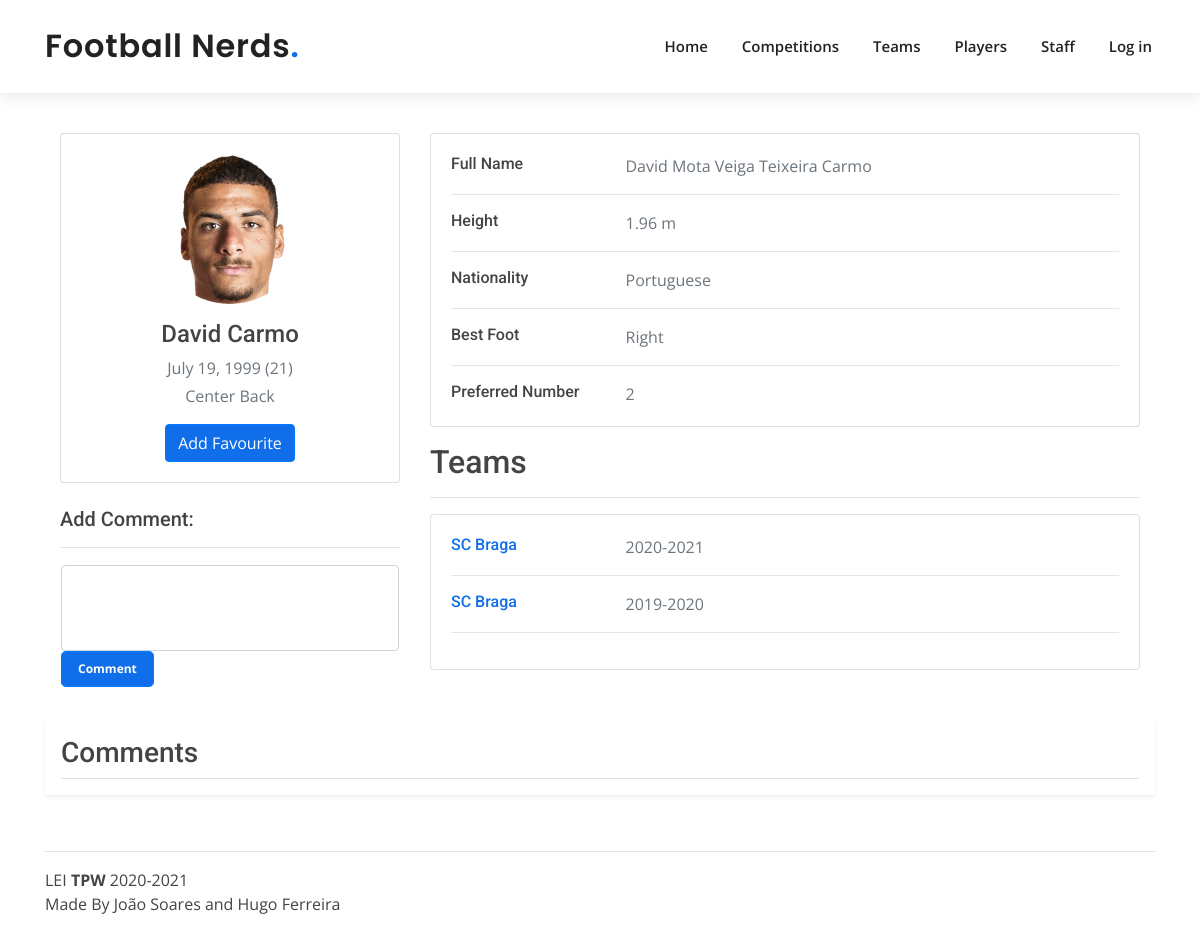
The app's page /players/26, older data.
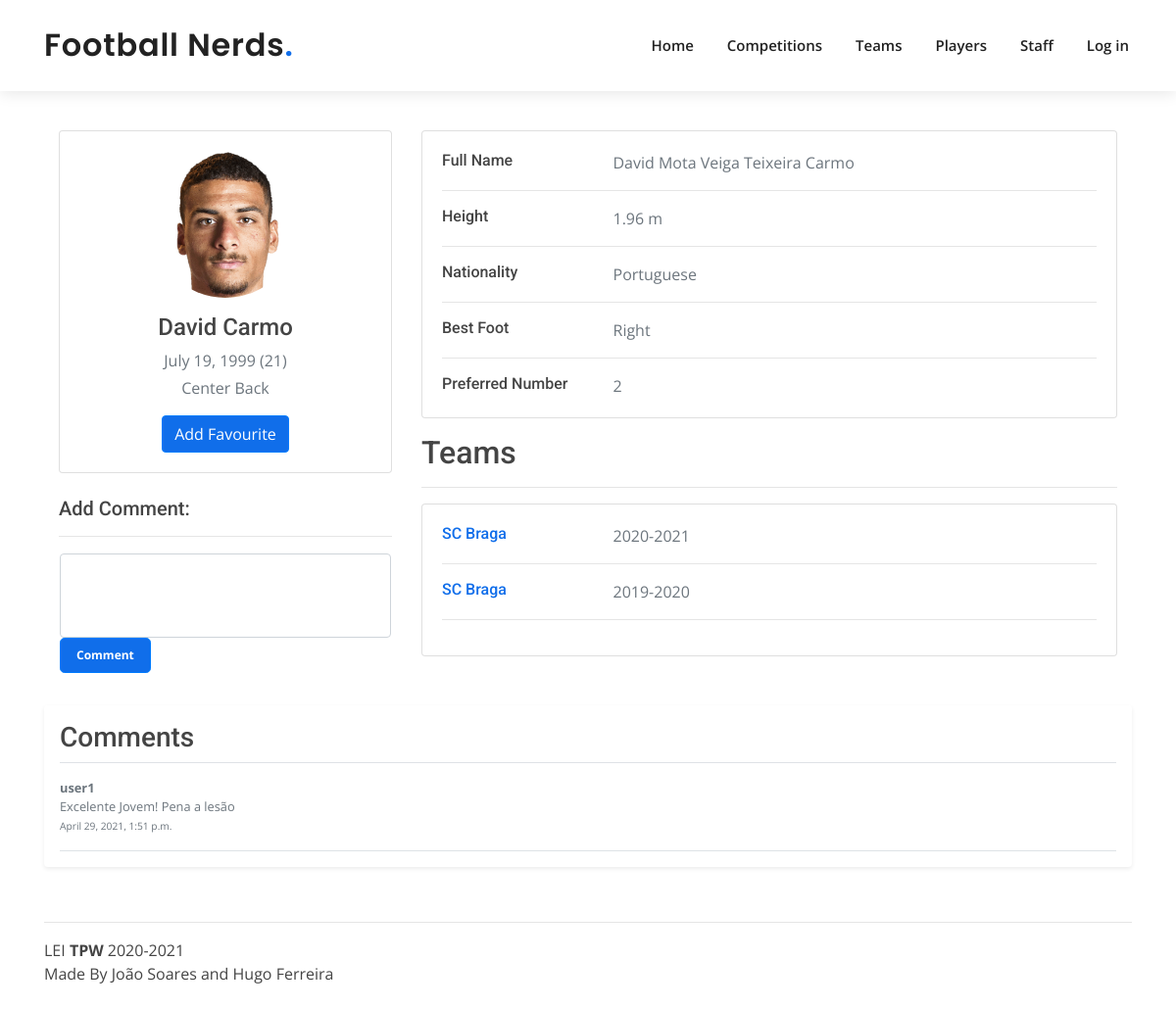
The same page, newer data.
### app/models.py (models this page shows, shortened)
class Player(models.Model):
    POSITION_CHOICES = (
        ('Striker', 'ST-Striker'),
        ('Left Winger', 'LW-Left Winger'),
        ('Right Winger', 'RW-Right Winger'),
        ('Central Attacking Midfielder', 'CAM-Central Attacking Midfielder'),
        ('Central Midfielder', 'CM-Central Midfielder'),
        ('Central Defensive Midfielder', 'CDM-Central Defensive Midfielder'),
        ('Left Back', 'LB-Left Back'),
        ('Right Back', 'RB-Right Back'),
        ('Center Back', 'CB-Center Back'),
        ('Goalkeeper', 'GR-Goalkeeper'),
    )
    BEST_FOOT = (('Left', 'L-Left'), ('Right', 'R-Right'), ('Both', 'B-Both'))
    full_name = models.CharField(max_length=120)
    name = models.CharField(max_length=90)
    birthday = models.DateField()
    height = models.FloatField(validators=[MinValueValidator(0)])
    nationality = models.CharField(max_length=70)
    position = models.CharField(max_length=28, choices=POSITION_CHOICES)
    best_foot = models.CharField(max_length=5, choices=BEST_FOOT)
    preferred_number = models.PositiveIntegerField(validators=[MinValueValidator(1),MaxValueValidator(100)])
    player_img = models.ImageField(upload_to=playerdir, default="players/default_player.png")

class Team(models.Model):
    full_name = models.CharField(max_length=70)
    name = models.CharField(max_length=70)
    abreviated_name = models.CharField(max_length=4)
    founding_year = models.IntegerField()
    club_badge_img = models.ImageField(upload_to=teamdir, default="teams/default_club.png")
    city = models.CharField(max_length=20)
    country = models.CharField(max_length=20)
    players = models.ManyToManyField(Player, through='PlayerPlaysFor')
    formation = models.CharField(max_length=5, validators=[RegexValidator(
        regex='[0-9]{1}-[0-9]{1}-[0-9]{1}',
        message='Season must follow the format number-number-number',
        code='invalid_formation'
    )])

class PlayerPlaysFor(models.Model):
    player = models.ForeignKey(Player, on_delete=models.CASCADE)
    team = models.ForeignKey(Team, on_delete=models.CASCADE)
    season = models.CharField(max_length=9, validators=[RegexValidator(
        regex='[0-9]{4}-[0-9]{4}',
        message='Season must follow the format year-year',
        code='invalid_season'
    )])

class CommentPlayer(models.Model):
    player = models.ForeignKey(Player, on_delete=models.CASCADE)
    user = models.ForeignKey(NormalUser, on_delete=models.CASCADE)
    timeofpost = models.DateTimeField(default=datetime.now)
    comment = models.CharField(max_length=120)

class NormalUser(models.Model):
    user = models.OneToOneField(User, on_delete=models.CASCADE)
    job_football_related = models.BooleanField()
    favouriteplayers = models.ManyToManyField(Player, through='FavouritePlayer')
    favouriteteams = models.ManyToManyField(Team, through='FavouriteTeam')
    favouritecompetitions = models.ManyToManyField(Competition, through='FavouriteCompetition')

### app/views.py (the view, shortened to what this page needs)
# urls.py: path('players/<int:id>', views.player_details, name='player_details'),
def player_details(request, id):
    if not request.user.is_authenticated:
        favouriteplayer = False
        deleteeditbbt = False
    try:
        t_parms = {
            'player': Player.objects.get(id=id),
            'teams': set(Team.objects.filter(playerplaysfor__player_id=id).distinct()),
            'season': PlayerPlaysFor.objects.filter(player_id=id),
            'comments': CommentPlayer.objects.filter(player_id=id),
            'age': int((datetime.date.today() - Player.objects.get(id=id).birthday).days / 365),
            'favouriteplayer': favouriteplayer,
            'formComment': MakeCommentForm(),
            'deleteeditbbt': deleteeditbbt
        }
        return render(request, 'player_details.html', t_parms)
    except:
        return error_render(request, 404, "Player not Found")

### app/forms.py
class MakeCommentForm(forms.Form):
    comment = forms.CharField(widget=forms.Textarea, label='Add Comment')
    fields = ('comment')
    def __init__(self, *args, **kwargs):
        super().__init__(*args, **kwargs)
        for myField in self.fields:
            self.fields[myField].widget.attrs['rows'] = 3
            self.fields[myField].widget.attrs['class'] = 'form-control'
            self.fields[myField].widget.attrs['style'] = 'resize:none'

### templates/player_details.html (shortened to what this page needs)
{% extends 'layout.html' %}
{% load static %}
{% block content %}
<div class="container" style="padding-top: 40px">
    <div class="main-body">
          <div class="row gutters-sm">
            <div class="col-md-4 mb-3">
              <div class="card">
                <div class="card-body">
                  <div class="d-flex flex-column align-items-center text-center">
                    <img src="{% static 'img/' %}{{ player.player_img.url }}" alt="Admin" class="rounded-circle" width="150" height="150">
                    <div class="mt-3">
                      <h4>{{ player.name }}</h4>
                      <p class="text-secondary mb-1">{{ player.birthday }} ({{ age }})</p>
                      <p class="text-muted font-size-sm">{{ player.position }}</p>
                      <form action="{% url 'players' %}{{ player.id }}" method="post" >
                        {% if favouriteplayer %}
                            <button style="background: #106eea;" class="btn btn-primary" name="remove" remove="remove"> Remove Favourite</button>
                        {% else %}
                            <button style="background: #106eea;" class="btn btn-primary" value="add" name="add">Add Favourite</button>
                        {% endif %}
                      </form>
                    </div>
                  </div>
                </div>
              </div>
            <br>
            <h5>{{ formComment.comment.label}}:</h5>
            <hr>
              <div class="card mt-3" style="border-color: white">
                  <form action="{% url 'players' %}{{ player.id }}" method="post">
                      {{ formComment.comment }}
                      <button style="background: #106eea;font-size: 12px; font-weight: bolder;" type="submit" class="btn btn-primary btn-lg">Comment</button>
                  </form>
              </div>
            </div>
            <div class="col-md-8">
              <div class="card mb-3">
                <div class="card-body">
                  <div class="row">
                    <div class="col-sm-3">
                      <h6 class="mb-0">Full Name</h6>
                    </div>
                    <div class="col-sm-9 text-secondary">
                        {{player.full_name}}
                    </div>
                  </div>
                  <hr>
                  <div class="row">
                    <div class="col-sm-3">
                      <h6 class="mb-0">Height</h6>
                    </div>
                    <div class="col-sm-9 text-secondary">
                        {{player.height}} m
                    </div>
                  </div>
                  <hr>
                  <div class="row">
                    <div class="col-sm-3">
                      <h6 class="mb-0">Nationality</h6>
                    </div>
                    <div class="col-sm-9 text-secondary">
                      {{ player.nationality }}
                    </div>
                  </div>
                  <hr>
                  <div class="row">
                    <div class="col-sm-3">
                      <h6 class="mb-0">Best Foot</h6>
                    </div>
                    <div class="col-sm-9 text-secondary">
                      {{ player.best_foot }}
                    </div>
                  </div>
                  <hr>
                  <div class="row">
                    <div class="col-sm-3">
                      <h6 class="mb-0">Preferred Number</h6>
                    </div>
                    <div class="col-sm-9 text-secondary">
                      {{ player.preferred_number }}
                    </div>
                  </div>
                </div>
              </div>
                    <h2>Teams</h2>
                    <hr>
                    <div class="card mb-3">
                <div class="card-body">
                {% for team in teams %}
                    {% for sea in season %}
                    {% if sea.team.id == team.id %}
                    <div class="row">
                    <div class="col-sm-3">
                       <a href="{% url 'teams' %}{{ team.id }}"><h6 class="mb-0">{{ team.name}}</h6></a>
                    </div>
                    <div class="col-sm-9 text-secondary">
                        {{sea.season}}
                    </div>
                  </div>
                  <hr>
                        {% endif %}
                    {% endfor %}
                {% endfor %}
                </div>
                </div>
            </div>
            </div>
          </div>
        </div>
          <div class="my-3 p-3 bg-body rounded shadow-sm">
            <h3 class="border-bottom pb-2 mb-0">Comments</h3>
              {% for comment in comments %}
            <div class=" border-bottom d-flex text-muted pt-3">
              <p class="pb-3 mb-0 small lh-sm ">
                <strong class="d-block text-gray-dark">{{ comment.user.user }}</strong>
                {{ comment.comment }}
                  <br>
                  <small>{{ comment.timeofpost }}</small>
              </p>
            </div>
              {% endfor %}
            </div>
          </div>
{% endblock %}

### templates/layout.html (shortened to what this page needs)
{% load static %}
<!DOCTYPE html>
<html lang="en">
<head>
    <link rel="stylesheet" href="{% static 'css/bootstrap.min.css' %}">
    <link rel="stylesheet" href="{% static 'fa/css/all.min.css' %}">
    <link rel="stylesheet" href="{% static 'css/style.css' %}">
</head>
<body>
 <header id="header" class="" >
    <div class="container d-flex align-items-center">
      <h1 class="logo mr-auto"><a href="{% url 'home'%}">Football Nerds<span>.</span></a></h1>
      <nav class="nav-menu d-none d-lg-block">
        <ul>
          <li><a href="{% url 'home'%}">Home</a></li>
          <li><a href="{% url 'competitions' %}">Competitions</a></li>
          <li><a href="{% url 'teams' %}">Teams</a></li>
          <li><a href="{% url 'players' %}">Players</a></li>
          <li><a href="{% url 'staff' %}">Staff</a></li>
        {% include 'loginpartial.html' %}
        </ul>
      </nav>
    </div>
  </header>
    <main id="main" role="main" style="">
        <div class="container body-content">
            {% block content %} {% endblock %}
    </main>
 <div class="container py-4">
     <hr>
      <div class="copyright">
        LEI <strong><span>TPW</span></strong> 2020-2021
      </div>
      <div class="credits">
        Made By João Soares and Hugo Ferreira
      </div>
    </div>
</body>
</html>

### templates/loginpartial.html
{% load static %}
{% if user.is_authenticated %}
<li><a href="{% url 'profile' %}">{{ user.username }}</a></li>
<form id="logoutForm" action="/logout" method="get" class="form-inline my-2 my-lg-0">
    {% csrf_token %}
    <li><a href="javascript:document.getElementById('logoutForm').submit()"><i class="fas fa-sign-out-alt"></i></a></li>
</form>
{% else %}
    <li><a href="{% url 'login' %}">Log in</a></li>
{% endif %}

### app/static/css/style.css (style rules this page uses)
body { font-family: "Open Sans", sans-serif; color: #444444; }
a { color: #106eea; }
h1, h2, h3, h4, h5, h6 { font-family: "Roboto", sans-serif; }
#header { background: #fff; transition: all 0.5s; z-index: 997; padding: 25px 0; top: 40px; box-shadow: 0px 2px 15px rgba(0, 0, 0, 0.1); }
#header .logo { font-size: 32px; margin: 0; padding: 0; line-height: 1; font-weight: 600; letter-spacing: 0.8px; font-family: "Poppins", sans-serif; }
#header .logo a { color: #222222; }
#header .logo a span { color: #106eea; }
.nav-menu ul { margin: 0; padding: 0; list-style: none; }
.nav-menu > ul { display: flex; }
.nav-menu > ul > li { position: relative; white-space: nowrap; padding: 10px 0 10px 28px; }
.nav-menu a { display: block; position: relative; color: #222222; transition: 0.3s; font-size: 15px; font-weight: 600; padding: 0 3px; font-family: "Open Sans", sans-serif; }
.nav-menu > ul > li > a:before { content: ""; position: absolute; width: 100%; height: 2px; bottom: -5px; left: 0; background-color: #106eea; visibility: hidden; width: 0px; transition: all 0.3s ease-in-out 0s; }

Row changes from the older to the newer data that the page shows:
added CommentPlayer: user.user "user1", comment "Excelente Jovem! Pena a lesão", timeofpost "April 29, 2021, 1:51 p.m."
